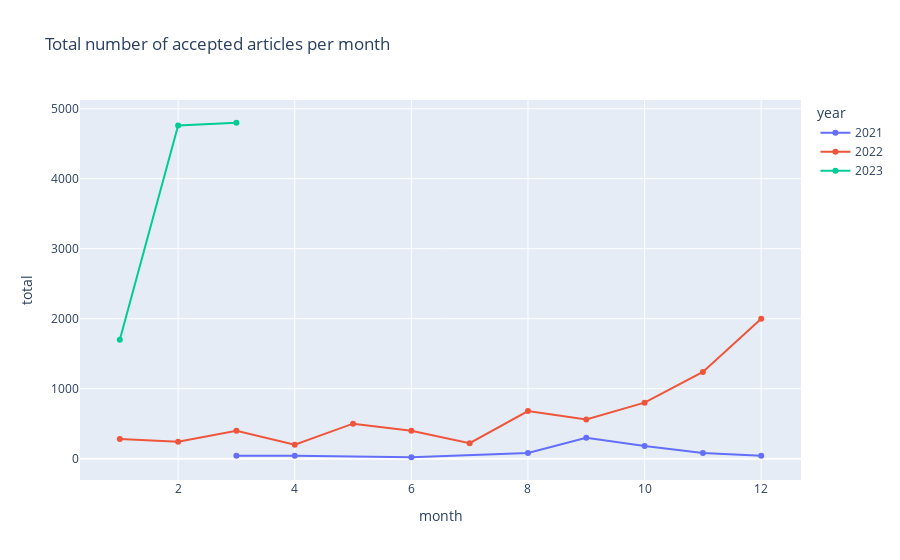

Notebook cell for this chart:
### Code cell
# plotting accepted
fig = px.line(df_accepted_per_month, x="month", y="total", color="year", title="layout.hovermode='x unified'")
fig.update_traces(mode="markers+lines", hovertemplate=None)
fig.update_layout(hovermode="x unified", title="Total number of accepted articles per month")
fig.show()

### Figure 1 — Plotly figure (JSON) as saved in the notebook; plotly's stock layout.template omitted (floating-point values rounded to 4 significant figures)
{"data": [{"legendgroup": "2021", "line": {"color": "#636efa", "dash": "solid"}, "marker": {"symbol": "circle"}, "mode": "markers+lines", "name": "2021", "orientation": "v", "showlegend": true, "type": "scatter", "x": [3, 4, 6, 8, 9, 10, 11, 12], "xaxis": "x", "y": [40, 40, 20, 80, 300, 180, 80, 40], "yaxis": "y"}, {"legendgroup": "2022", "line": {"color": "#EF553B", "dash": "solid"}, "marker": {"symbol": "circle"}, "mode": "markers+lines", "name": "2022", "orientation": "v", "showlegend": true, "type": "scatter", "x": [1, 2, 3, 4, 5, 6, 7, 8, 9, 10, 11, 12], "xaxis": "x", "y": [280, 240, 400, 200, 500, 400, 220, 680, 560, 800, 1240, 2000], "yaxis": "y"}, {"legendgroup": "2023", "line": {"color": "#00cc96", "dash": "solid"}, "marker": {"symbol": "circle"}, "mode": "markers+lines", "name": "2023", "orientation": "v", "showlegend": true, "type": "scatter", "x": [1, 2, 3], "xaxis": "x", "y": [1700, 4760, 4800], "yaxis": "y"}], "layout": {"hovermode": "x unified", "legend": {"title": {"text": "year"}, "tracegroupgap": 0}, "title": {"text": "Total number of accepted articles per month"}, "xaxis": {"anchor": "y", "domain": [0, 1], "title": {"text": "month"}}, "yaxis": {"anchor": "x", "domain": [0, 1], "title": {"text": "total"}}}}
